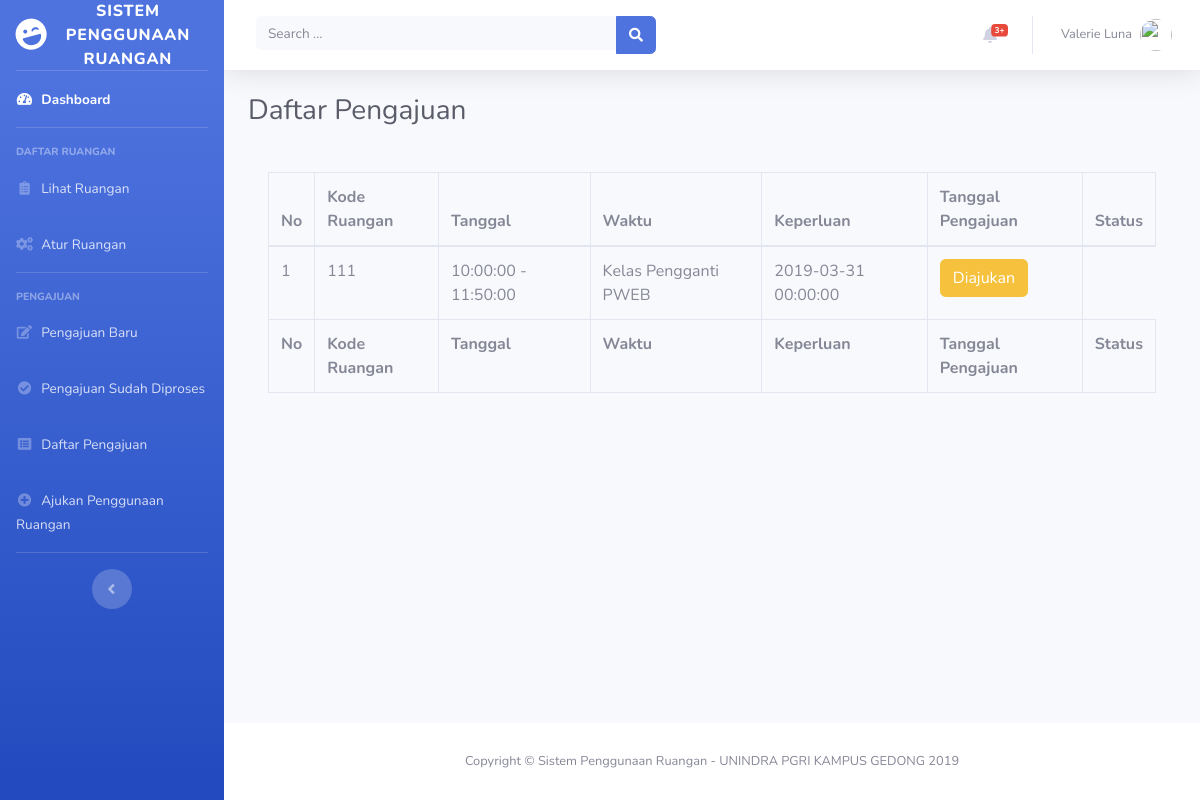
Screenshot of /daftar_pengajuan.php with the database file from the repository.
### tables this page shows
CREATE TABLE IF NOT EXISTS PenggunaanRuangan (
	id INT(20) UNSIGNED AUTO_INCREMENT,
	id_ketersediaan INT(20) UNSIGNED NOT NULL,
	id_user INT(20) UNSIGNED NOT NULL,
	tanggal_pengajuan DATETIME NOT NULL,
	keterangan VARCHAR(144),
	PRIMARY KEY (id),
	FOREIGN KEY (id_ketersediaan) REFERENCES KetersediaanRuangan(id),
	FOREIGN KEY (id_user) REFERENCES User(id)
);

CREATE TABLE IF NOT EXISTS KetersediaanRuangan (
	id INT(20) UNSIGNED AUTO_INCREMENT,
	kode_ruangan VARCHAR(20) NOT NULL,
	tanggal DATE NOT NULL,
	jam_mulai TIME NOT NULL,
	jam_selesai TIME NOT NULL,
	status INT(20),
	PRIMARY KEY (id),
	FOREIGN KEY (kode_ruangan) REFERENCES Ruangan(kode) ON UPDATE CASCADE ON DELETE RESTRICT
);

CREATE TABLE IF NOT EXISTS Ruangan (
	id INT(20) UNSIGNED AUTO_INCREMENT,
	kode VARCHAR(20) NOT NULL UNIQUE,
	nama VARCHAR(50) NOT NULL,
	deskripsi TEXT,
	PRIMARY KEY (id)
);

### daftar_pengajuan.php (the view, shortened to what this page needs)
<!DOCTYPE html>
<html lang="en">
<head>
  <link href="vendor/fontawesome-free/css/all.min.css" rel="stylesheet" type="text/css">
  <link href="css/sb-admin-2.min.css" rel="stylesheet">
</head>
<body id="page-top">
  <div id="wrapper">
    <ul class="navbar-nav bg-gradient-primary sidebar sidebar-dark accordion" id="accordionSidebar">
      <a class="sidebar-brand d-flex align-items-center justify-content-center" href="index.html">
        <div class="sidebar-brand-icon rotate-n-15">
          <i class="fas fa-laugh-wink"></i>
        </div>
        <div class="sidebar-brand-text mx-3">Sistem Penggunaan Ruangan</div>
      </a>
      <hr class="sidebar-divider my-0">
      <li class="nav-item active">
        <a class="nav-link" href="index.php">
          <i class="fas fa-fw fa-tachometer-alt"></i>
          <span>Dashboard</span></a>
      </li>
      <hr class="sidebar-divider">
      <div class="sidebar-heading">
        Daftar Ruangan
      </div>
      <li class="nav-item">
        <a class="nav-link" href="daftar_ruangan.php">
          <i class="fas fa-fw fa-clipboard-list"></i>
          <span>Lihat Ruangan</span></a>
      </li>
      <li class="nav-item">
        <a class="nav-link" href="atur_ruangan.php">
          <i class="fas fa-fw fa-cogs"></i>
          <span>Atur Ruangan</span></a>
      </li>
      <hr class="sidebar-divider">
      <div class="sidebar-heading">
        Pengajuan
      </div>
      <li class="nav-item">
        <a class="nav-link" href="pengajuan_ruangan.php">
          <i class="fas fa-fw fa-edit"></i>
          <span>Pengajuan Baru</span></a>
      </li>
      <li class="nav-item">
        <a class="nav-link" href="pengajuan_terproses.php">
          <i class="fas fa-fw fa-check-circle"></i>
          <span>Pengajuan Sudah Diproses</span></a>
      </li>
      <li class="nav-item">
        <a class="nav-link" href="daftar_pengajuan.php">
          <i class="fas fa-fw fa-list-alt"></i>
          <span>Daftar Pengajuan</span></a>
      </li>
      <li class="nav-item">
        <a class="nav-link" href="ajukan_penggunaan.php">
          <i class="fas fa-fw fa-plus-circle"></i>
          <span>Ajukan Penggunaan Ruangan</span></a>
      </li>
      <hr class="sidebar-divider d-none d-md-block">
      <div class="text-center d-none d-md-inline">
        <button class="rounded-circle border-0" id="sidebarToggle"></button>
      </div>
    </ul>
    <div id="content-wrapper" class="d-flex flex-column">
      <div id="content">
        <nav class="navbar navbar-expand navbar-light bg-white topbar mb-4 static-top shadow">
          <form class="d-none d-sm-inline-block form-inline mr-auto ml-md-3 my-2 my-md-0 mw-100 navbar-search">
            <div class="input-group">
              <input type="text" class="form-control bg-light border-0 small" placeholder="Search ..." aria-label="Search" aria-describedby="basic-addon2">
              <div class="input-group-append">
                <button class="btn btn-primary" type="button">
                  <i class="fas fa-search fa-sm"></i>
                </button>
              </div>
            </div>
          </form>
          <ul class="navbar-nav ml-auto">
            <li class="nav-item dropdown no-arrow mx-1">
              <a class="nav-link dropdown-toggle" href="#" id="alertsDropdown" role="button" data-toggle="dropdown" aria-haspopup="true" aria-expanded="false">
                <i class="fas fa-bell fa-fw"></i>
                <span class="badge badge-danger badge-counter">3+</span>
              </a>
            </li>
            <li class="nav-item dropdown no-arrow">
              <a class="nav-link dropdown-toggle" href="#" id="userDropdown" role="button" data-toggle="dropdown" aria-haspopup="true" aria-expanded="false">
                <span class="mr-2 d-none d-lg-inline text-gray-600 small">Valerie Luna</span>
                <img class="img-profile rounded-circle" src="https://source.unsplash.com/QAB-WJcbgJk/60x60">
              </a>
            </li>
          </ul>
        </nav>
        <div class="container-fluid">
          <h1 class="h3 mb-4 text-gray-800">Daftar Pengajuan</h1>
          <div class="card-body">
            <div class="table-responsive">
              <table class="table table-bordered" id="dataTable" width="100%" cellspacing="0">
                <thead>
                  <tr>
                    <th>No</th>
                    <th>Kode Ruangan</th>
                    <th>Tanggal</th>
                    <th>Waktu</th>
                    <th>Keperluan</th>
                    <th>Tanggal Pengajuan</th>
                    <th>Status</th>
                  </tr>
                </thead>
                <tfoot>
                  <tr>
                    <th>No</th>
                    <th>Kode Ruangan</th>
                    <th>Tanggal</th>
                    <th>Waktu</th>
                    <th>Keperluan</th>
                    <th>Tanggal Pengajuan</th>
                    <th>Status</th>
                  </tr>
                </tfoot>
                <tbody>
                  <?php
                  $conn = connectDB();
                  $id = 1;
                  $sql = "SELECT * FROM PenggunaanRuangan WHERE id=".$id." ORDER BY tanggal_pengajuan ASC";
                  $result = $conn->query($sql);
                  if ($result->num_rows > 0) {
                      while($row = $result->fetch_assoc()) {
                        $sql = "SELECT * FROM KetersediaanRuangan WHERE id=".$row["id_ketersediaan"];
                        $resultKetersediaan = $conn->query($sql);
                        if ($resultKetersediaan->num_rows > 0) {
                          $pengajuan = "<tr><td>";
                          while($rowKetersediaan = $resultKetersediaan->fetch_assoc()) {
                            $sql = "SELECT * FROM Ruangan WHERE kode=".$rowKetersediaan["kode_ruangan"];
                            $resultRuangan = $conn->query($sql);
                            $rowRuangan = $resultRuangan->fetch_assoc();
                            switch ($rowKetersediaan["status"]) {
                              default:
                                $status = "<button class='btn btn-warning'>Diajukan</button>";
                                break;
                            }
                            $pengajuan .= $row["id"]."</td><td>"
                            .$rowRuangan["kode"]."</td><td>"
                            .$rowKetersediaan["jam_mulai"]." - ".$rowKetersediaan["jam_selesai"]."</td><td>"
                            .$row["keterangan"]."</td><td>"
                            .$row["tanggal_pengajuan"]."</td><td>"
                            .$status;
                          }
                          $pengajuan .= "</td></tr>";
                          echo $pengajuan;
                        } else {
                          echo "<tr><td colspan='5' align='center'>- Tidak ada pengajuan penggunaan ruangan -</td></tr>";
                        }
                      }
                  } else {
                      echo "<tr><td>- Tidak ada pengajuan penggunaan ruangan -</td></tr>";
                  }
                  ?>
                </tbody>
              </table>
            </div>
          </div>
        </div>
      </div>
      <footer class="sticky-footer bg-white">
        <div class="container my-auto">
          <div class="copyright text-center my-auto">
            <span>Copyright &copy; Sistem Penggunaan Ruangan - UNINDRA PGRI KAMPUS GEDONG 2019</span>
          </div>
        </div>
      </footer>
    </div>
  </div>
</body>
</html>

### rows the page displays
penggunaanruangan: id "1", keterangan "Kelas Pengganti PWEB", tanggal_pengajuan "2019-03-31 00:00:00"
ketersediaanruangan: ruangan.kode "111", jam_mulai "10:00:00", jam_selesai "11:50:00", status "Diajukan"
